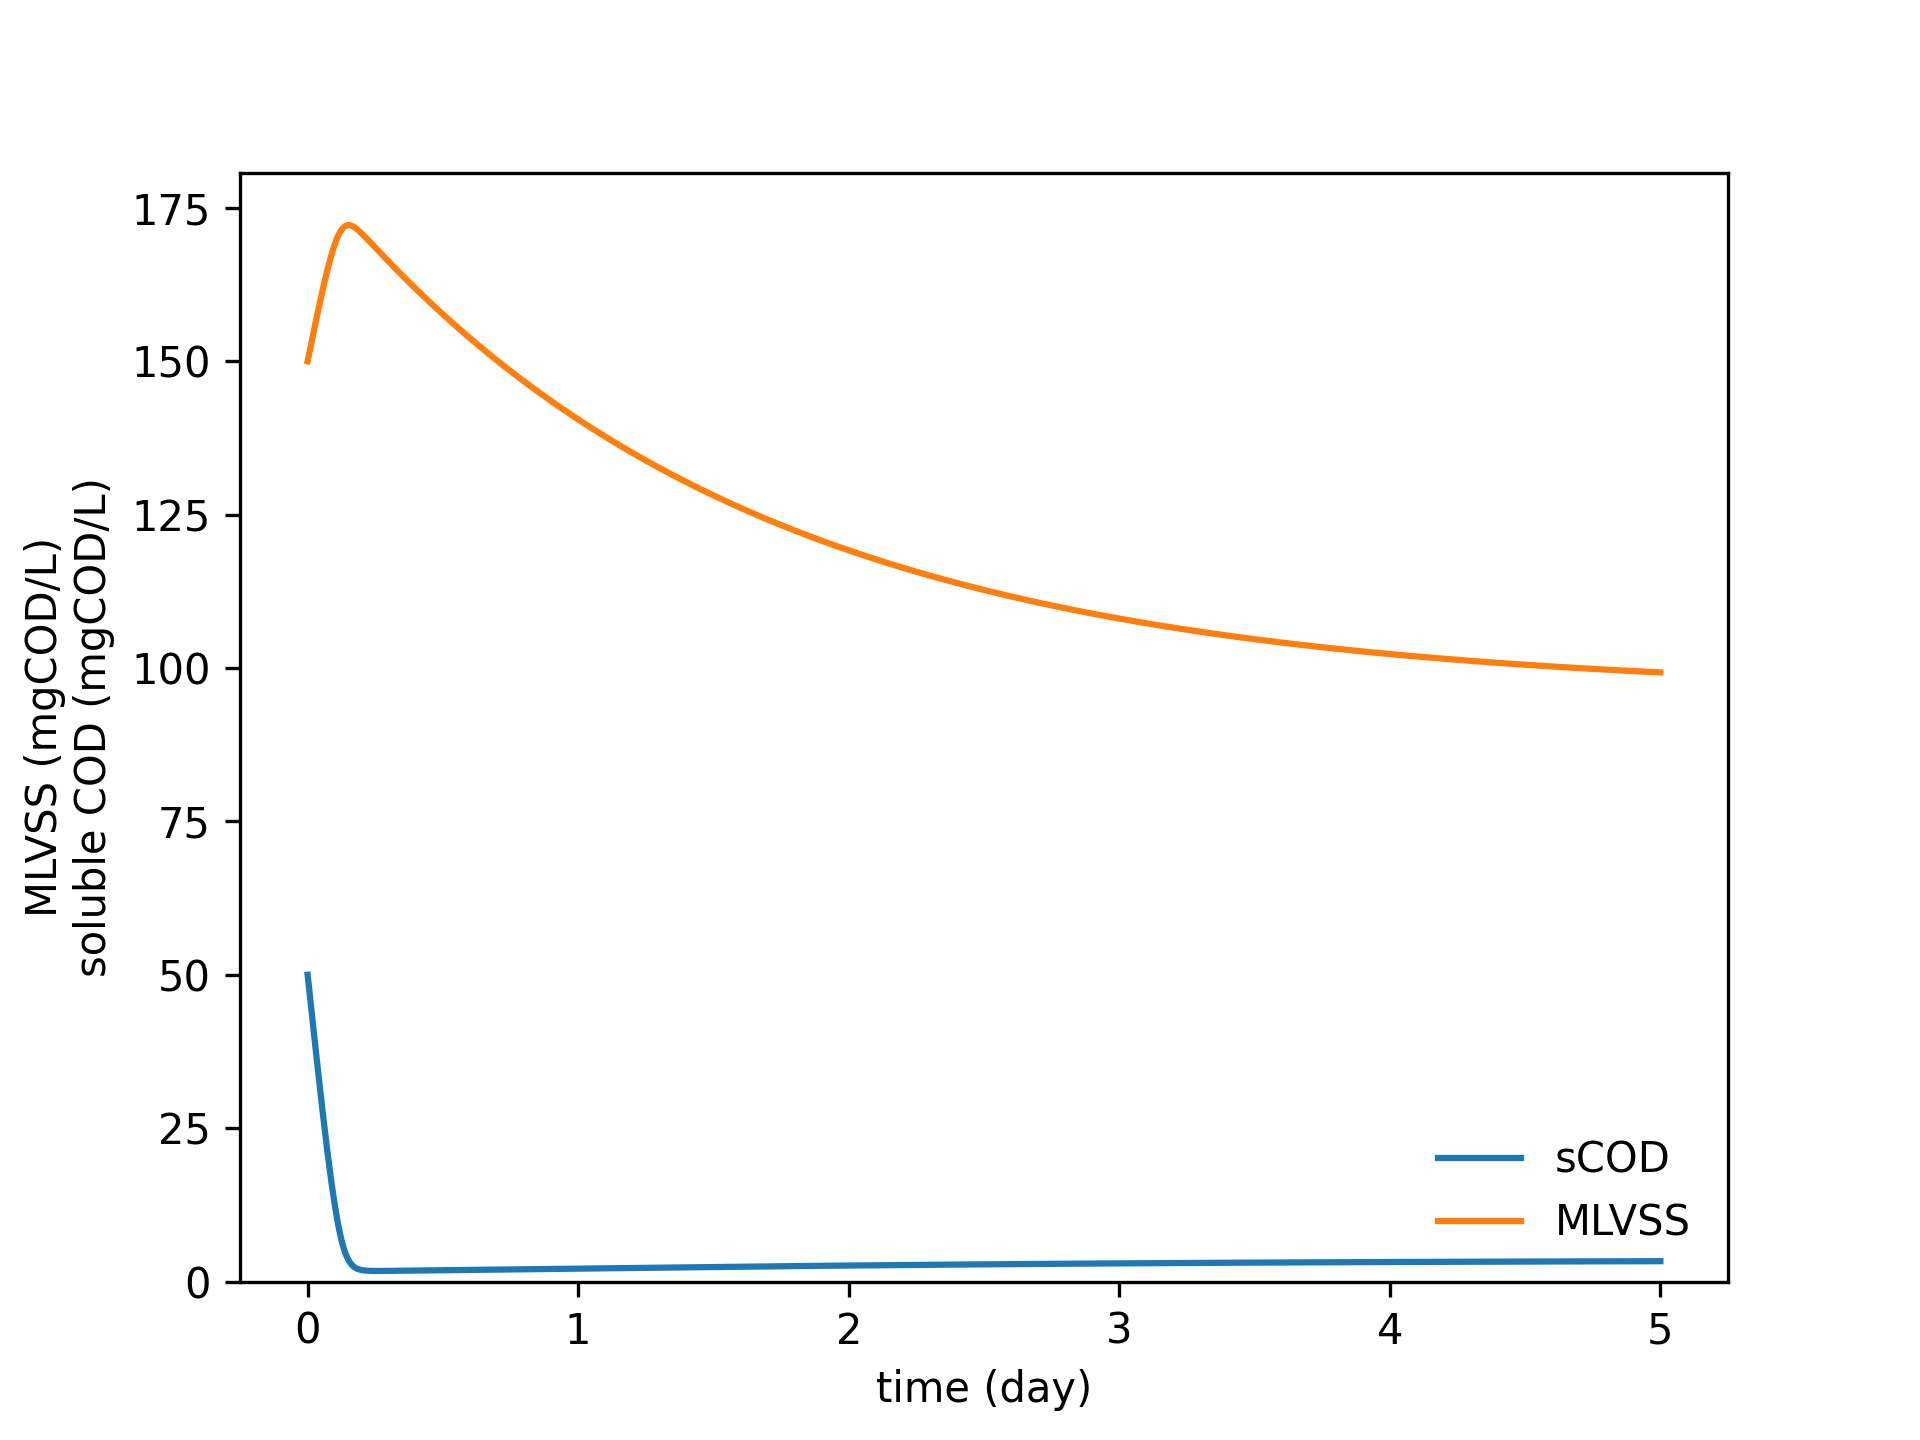

The script that drew this image:
#!/usr/bin/env python3

import matplotlib.pyplot
import numpy
import scipy.integrate


def hetero_org(y, t):
	S, X = y  # S = subtrate conc., X = MLVSS conc.

	# constants
	S_in = 400  # 400mg COD/L subtrate input
	HRT = 4  # 4d of HRT
	Y = 0.63  # sludge yield
	mu = 4.0  # specific growth rate, 4.0/d
	b = 0.4  # specific death rate, 0.4/d
	K_s = 10   # COD half-saturation constant

	monod = S / (S + K_s)
	dS_dt = S_in / HRT - mu * monod * X - S / HRT
	dX_dt = (Y * mu * monod - b - 1 / HRT) * X
	return [dS_dt, dX_dt]


# initial condition, 50mg COD/L substrate and 150mg COD/L sludge
y_init = [50, 150]

t = numpy.linspace(0, 5, 1000)  # timepoints to resolve S and X values
y = scipy.integrate.odeint(hetero_org, y_init, t)


# plot
ax = matplotlib.pyplot.gca()
handles = ax.plot(t, y, label=["sCOD", "MLVSS"])
ax.set_ylim(0, None)
ax.set_xlabel("time (day)")
ax.set_ylabel("MLVSS (mgCOD/L)\nsoluble COD (mgCOD/L)")
ax.legend(handles=handles, loc=4, frameon=False)

matplotlib.pyplot.show()
matplotlib.pyplot.close()
